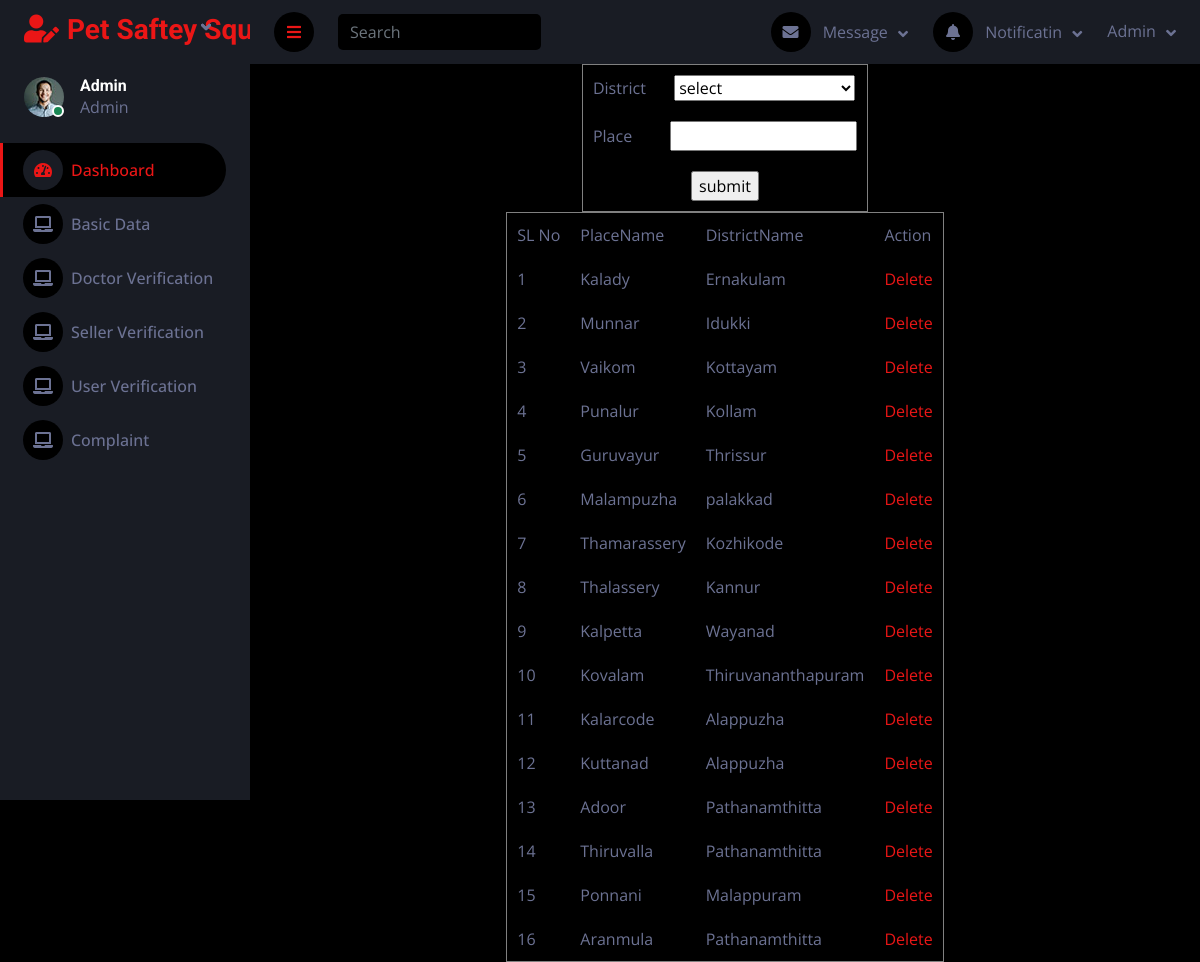
The page /Project/Admin/Place.php on the database its author committed.
### tables this page shows
CREATE TABLE `tbl_place` (
  `place_id` int(11) NOT NULL,
  `place_name` varchar(40) NOT NULL,
  `district_id` int(11) NOT NULL
);

CREATE TABLE `tbl_district` (
  `district_id` int(11) NOT NULL,
  `district_name` varchar(40) NOT NULL
);

### Project/Admin/Place.php (the view, shortened to what this page needs)
<?php
include("Head.php");
		?>
<!DOCTYPE html PUBLIC "-//W3C//DTD XHTML 1.0 Transitional//EN" "http://www.w3.org/TR/xhtml1/DTD/xhtml1-transitional.dtd">
<html xmlns="http://www.w3.org/1999/xhtml">
<head>
</head>
<body>
<form id="form1" name="form1" method="post" action="">
  <table border="1" align="center" cellpadding="10" style="border-collapse:collapse">
    <tr>
      <td>District</td>
      <td><label for="dis"></label>
      <select name="seldistrict" id="seldistrict" required>
      <option value="">select</option>
      </select></td>
    </tr>
    <tr>
      <td>Place</td>
      <td><label for="place"></label>
      <input type="text" name="txtplace" id="txtplace"  autocomplete="off" required="required"/></td>
    </tr>
    <tr>
      <td colspan="2" align="center"><input type="submit" name="btn_sub" id="btn_sub" value="submit" /></td>
    </tr>
  </table>
</form>
</body>
</html>
<?php
$i=0;
$selQuery="select * from tbl_place p inner join tbl_district d on p.district_id=d.district_id";
$result=$conn->query($selQuery);
if($result->num_rows>0)
{
	?>
<table border="1" align="center" cellpadding="10">
  <tr>
    <td>SL No</td>
    <td>PlaceName</td>
    <td>DistrictName</td>
    <td>Action</td>
  </tr>
  <?php
  while($data=$result->fetch_assoc())
  {
	  $i++;
	  ?>
  <tr>
    <td><?php echo $i ?></td>
    <td><?php echo $data['place_name']?></td>
    <td><?php echo $data['district_name']?></td>
    <td><a href="Place.php?did=<?php echo $data['place_id']?>">Delete</a></td>
  </tr>
  <?php
  }
 ?>
</table>
<?php
}
?>

### Project/Assets/Templates/Admin/css/style.css (style rules this page uses)
:root { --primary: #EB1616; --secondary: #191C24; --light: #6C7293; --dark: #000000; }

### rows shown on the page
tbl_place: place_name "Kalady", district.district_name "Ernakulam"
tbl_place: place_name "Munnar", district.district_name "Idukki"
tbl_place: place_name "Vaikom", district.district_name "Kottayam"
tbl_place: place_name "Punalur", district.district_name "Kollam"
tbl_place: place_name "Guruvayur", district.district_name "Thrissur"
tbl_place: place_name "Malampuzha", district.district_name "palakkad"
tbl_place: place_name "Thamarassery", district.district_name "Kozhikode"
tbl_place: place_name "Thalassery", district.district_name "Kannur"
tbl_place: place_name "Kalpetta", district.district_name "Wayanad"
tbl_place: place_name "Kovalam", district.district_name "Thiruvananthapuram"
tbl_place: place_name "Kalarcode", district.district_name "Alappuzha"
tbl_place: place_name "Kuttanad", district.district_name "Alappuzha"
tbl_place: place_name "Adoor", district.district_name "Pathanamthitta"
tbl_place: place_name "Thiruvalla", district.district_name "Pathanamthitta"
tbl_place: place_name "Ponnani", district.district_name "Malappuram"
tbl_place: place_name "Aranmula", district.district_name "Pathanamthitta"
